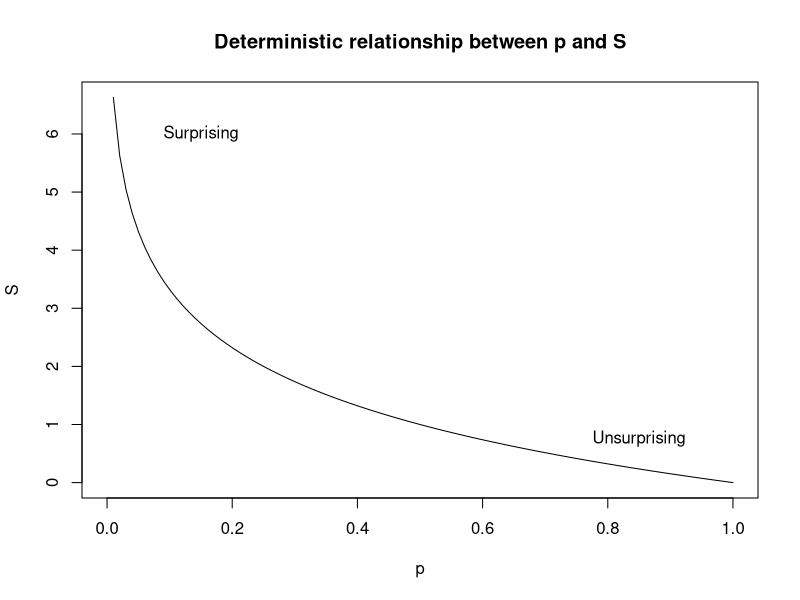

This chart was generated by the following R code:
## ---- chunk 1
options(width = 1000)
## this vignette is in .Rbuildignore because lme4 is not available on old CRAN
## test machines.

knitr::opts_chunk$set(
  collapse = TRUE,
  fig.width = 9,
  fig.asp = .4,
  out.width = "100%",
  warning = FALSE,
  message = FALSE,
  comment = "#>"
)
## ---- chunk 2
library(marginaleffects)
dat <- transform(mtcars, cyl = factor(cyl))
mod <- lm(mpg ~ cyl, dat)
hyp <- hypotheses(mod, "cyl6 = cyl8")
hyp
## ---- chunk 3
-log2(hyp$p.value)
## ---- chunk 4
# Create a sequence of p values from 0 to 1
p_values <- seq(0, 1, length.out = 100)

# Compute the S values using -log2(p)
S_values <- -log2(p_values)

# Create the plot
plot(p_values, S_values, type = "l",
     main = "Deterministic relationship between p and S",
     xlab = "p",
     ylab = "S")

text(x = 0.15, y = 6, labels = "Surprising")
text(x = 0.85, y = .75, labels = "Unsurprising")
